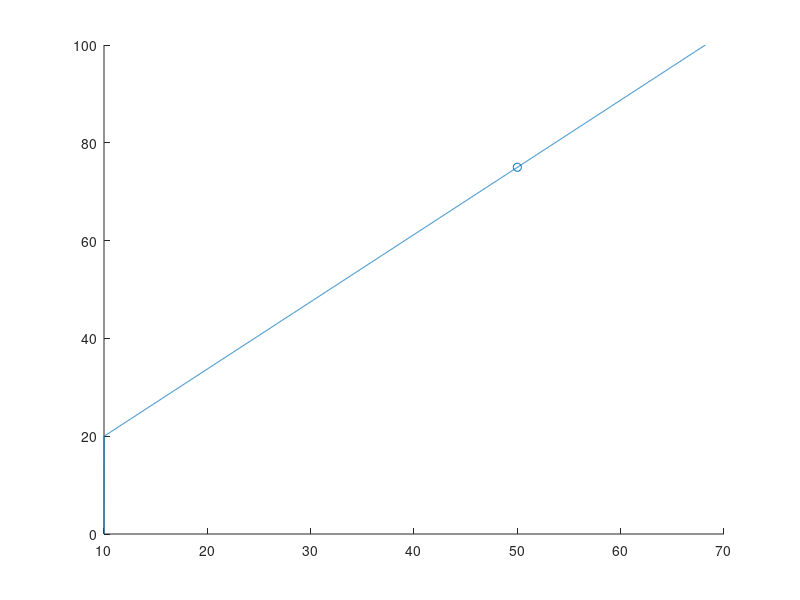

Write MATLAB code to recreate this figure.
clf
clear all
curY = 0;
ex = 50;
ey = 75;
px = 10;
py = 20;
ox = px;
oy = py;
lineX = [];
lineY = [];

cx = ex-px;
cy = ey-py;

ang = atand(cy/cx);
lx = px+(100*cosd(ang));
ly = py+(100*sind(ang));
sx = lx-px;
sy = ly-py;
m = sy/sx;
while curY < 100
    lineX = [lineX ox];
    lineY = [lineY curY];
    curY = m*(ox-px) + py;
    ox = ox+.01;
end
hold on
scatter(ex,ey)
plot(lineX,lineY)

